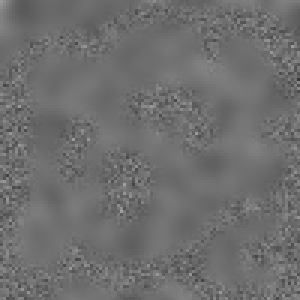
#> input picture Exam/2022/EXAM_MATERIAL_2022/blended.png, 100 x 100 px, found by its file name (shown 3 times larger)
$ python Question9.py
#> lines starting #> are read from the running program, lines starting #| are printed output that depends on the picture; after the words box and inside, x2 and y2 are one past the last pixel; in counts of white or black regions, pixels touching at a corner belong together; long printed decimals are rounded
import numpy as np
import skimage.io
import scipy

def window_std(I):
    window = np.ones(shape=(5, 5))/25
    K_I2 = scipy.ndimage.convolve(I**2, window, mode='reflect')
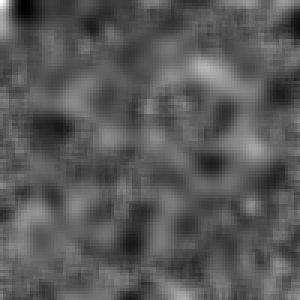
#> K_I2: shape (100, 100) float64 (shown 3 times larger); min 0.13, max 0.296, mean 0.188; drawn with min black and max white
    KI_2 = scipy.ndimage.convolve(I, window, mode='reflect')**2
    return np.sqrt(K_I2 - KI_2)
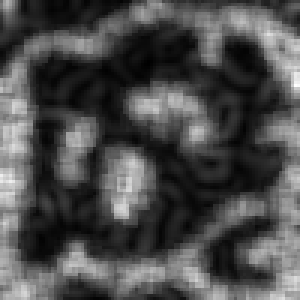
#> returned value: shape (100, 100) float64 (shown 3 times larger); min 0.0019, max 0.089, mean 0.0279; drawn with min black and max white

I = skimage.io.imread("/home/christian/advancedImageAnalysis/Exam/2022/EXAM_MATERIAL_2022/blended.png")/255

sigma_text = 0.05
sigma_smooth = 0.01
sigma = np.array([sigma_text,sigma_smooth],dtype=float)
S = window_std(I)


U = (S.reshape(S.shape+(1,)) - sigma.reshape(1,1,-1))**2
S0 = np.argmin(U, axis=2)
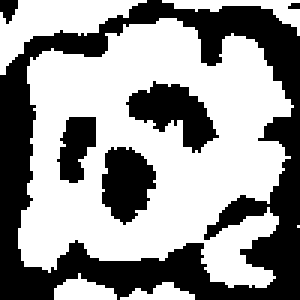
#> S0: shape (100, 100) int64 (shown 3 times larger); values 0 (black) and 1 (white), 59% white; 6 black regions (1 under 20 px), largest, box (x1, y1, x2, y2) and area: (0, 0, 100, 100) 3158, (42, 27, 73, 51) 370, (34, 49, 52, 75) 333, (19, 39, 32, 61) 195, (0, 0, 6, 8) 33


#V1 = np.sum(np.sum(np.power(sigma_text-S,2) + np.power(sigma_smooth-S,2)))
V1 = ((sigma[S0]-S)**2).sum()
#> V1 = 0.914


print(V1)
#| 0.9139
